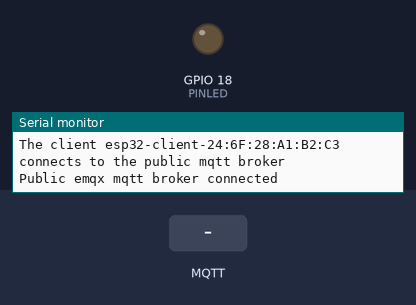
Bench run of a sketch on a simulated ESP32. Parts: output pins drawn as LEDs (lit = HIGH), the last lines printed to the serial monitor. The test bench sets the inputs (shaded band). WiFi joins after 1.5 s; servers stay silent unless stated; no MQTT or app messages arrive unless stated.

Above: at 2.7 s.
2.8 s: MQTT message "1" arrives on the first subscribed topic
At 4.0 s:
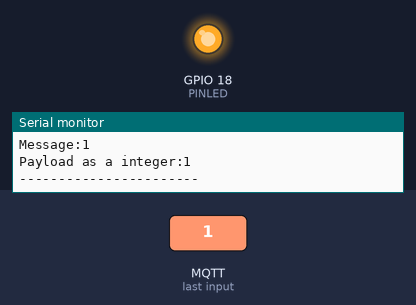
4.3 s: MQTT message "0" arrives on the first subscribed topic
At 5.3 s:
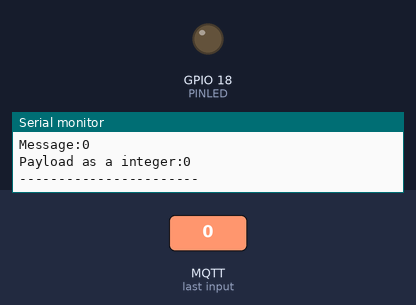
Timing chart, 0 to 7.3 s (numbered marks = the images above; inputs shaded):
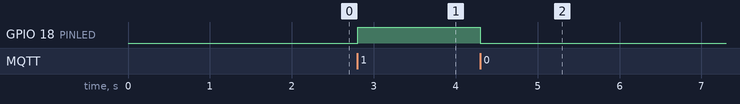

The sketch:

ESP32_BLUETOOTH.ino
```cpp
#include <WiFi.h>
#include <PubSubClient.h>
#include "BluetoothSerial.h"

// WiFi
const char *ssid = "False";     // Enter your WiFi name
const char *password = "False";  // Enter WiFi password

// MQTT Broker
const char *mqtt_broker = "broker.emqx.io";  // broker address
const char *topic = "SALIDA/01";            // define topic
const char *mqtt_username = "RodSturm";     // username for authentication
const char *mqtt_password = "racing2018";   // password for authentication
const int mqtt_port = 1883;                  // port of MQTT over TCP

// Output control components
#define PINLED 18
int PAYLOADINT;

// Define espClient as a WiFiClient object class and  client as PubSubClient object class.
WiFiClient espClient;
PubSubClient client(espClient);

void setup() {
  // Set PINLED as output
  pinMode(PINLED, OUTPUT);
  // Set software serial baud to 115200;
  Serial.begin(115200);


  // connecting to a WiFi network
  WiFi.begin(ssid, password);
  while (WiFi.status() != WL_CONNECTED) {
    delay(500);
    Serial.println("Connecting to WiFi..");
  }
  Serial.println("Connected to the WiFi network");
  //connecting to a mqtt broker
  client.setServer(mqtt_broker, mqtt_port);
  client.setCallback(callback);
  while (!client.connected()) {
    String client_id = "esp32-client-";
    client_id += String(WiFi.macAddress());
    Serial.printf("The client %s connects to the public mqtt broker\n", client_id.c_str());
    if (client.connect(client_id.c_str(), mqtt_username, mqtt_password)) {
      Serial.println("Public emqx mqtt broker connected");
    } else {
      Serial.print("failed with state ");
      Serial.print(client.state());
      delay(2000);
    }
  }
  // publish and subscribe
  client.publish(topic, "Hola EMQX y CELULAR I'm ESP32 ^^");
  client.subscribe(topic);
}

void callback(char *topic, byte *payload, unsigned int length) {
  Serial.print("Message arrived in topic: ");
  Serial.println(topic);
  Serial.print("Message:");

  for (int i = 0; i < length; i++) {
    Serial.print((char)payload[i]);
  }

  char payload_string[length + 1];

  memcpy(payload_string, payload, length);
  payload_string[length] = '\0';
  PAYLOADINT = atoi(payload_string);

  Serial.println();
  Serial.print("Payload as a integer:");
  Serial.print(PAYLOADINT);

  Serial.println();
  Serial.println("-----------------------");

  if(PAYLOADINT == 1){
    digitalWrite(PINLED, HIGH);
  }
  else if(PAYLOADINT == 0){
    digitalWrite(PINLED, LOW);
  }
}

void loop() {
  client.loop();
}
```

Measured:
- after the input at 2.8 s, GPIO 18 (PINLED): LOW → HIGH at once
- after the input at 4.3 s, GPIO 18 (PINLED): HIGH → LOW at once
